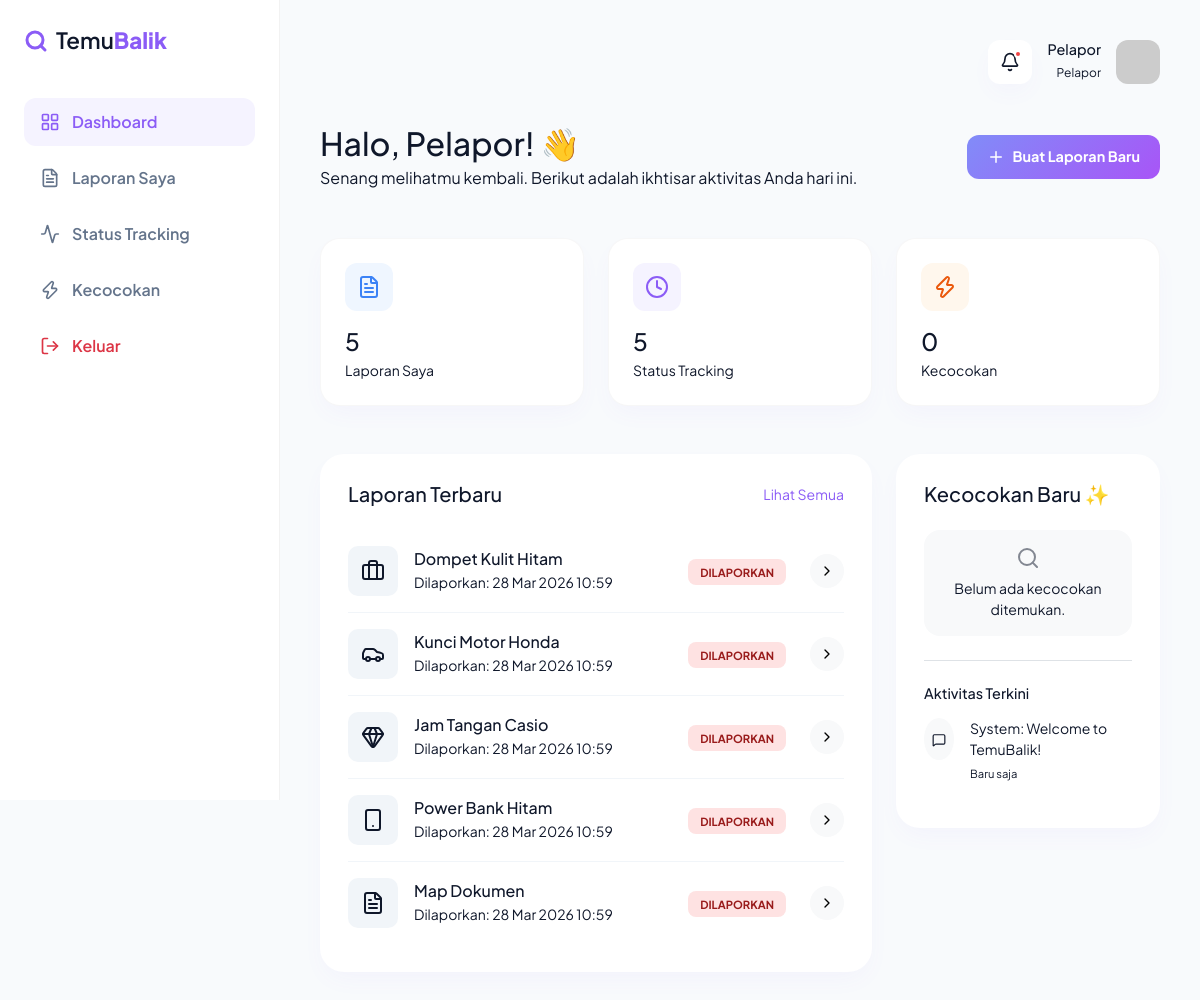
The page /dashboard/ (signed in) on the database its author committed.
### tables this page shows
CREATE TABLE IF NOT EXISTS laporan_kehilangan (
    id INT AUTO_INCREMENT PRIMARY KEY,
    nama_barang VARCHAR(100) NOT NULL,
    kategori VARCHAR(50) NOT NULL,
    deskripsi TEXT,
    tanggal_hilang DATETIME NOT NULL,
    lokasi_hilang VARCHAR(255) NOT NULL,
    foto VARCHAR(255),
    status ENUM('dilaporkan', 'ditemukan', 'diserahkan', 'ditutup') DEFAULT 'dilaporkan',
    created_by INT NOT NULL,
    created_at TIMESTAMP DEFAULT CURRENT_TIMESTAMP,
    updated_at TIMESTAMP DEFAULT CURRENT_TIMESTAMP ON UPDATE CURRENT_TIMESTAMP,
    FOREIGN KEY (created_by) REFERENCES users(id) ON DELETE CASCADE,
    INDEX idx_status (status),
    INDEX idx_kategori (kategori),
    INDEX idx_created_by (created_by)
);

### dashboard/index.php (the view, shortened to what the rows shown need)
<?php
require_once '../config/database.php';
require_once '../config/auth.php';
$user = getCurrentUser();
$role = $user['role'];
$stats = [];
$recent_items = [];
if ($role === 'petugas') {
    $res1 = $conn->query('SELECT COUNT(*) as total FROM barang_temuan WHERE status = "disimpan"');
    $stats['barang_disimpan'] = (int) ($res1->fetch_assoc()['total'] ?? 0);
    $res2 = $conn->query('SELECT COUNT(*) as total FROM laporan_kehilangan WHERE status = "dilaporkan"');
    $stats['laporan_masuk'] = (int) ($res2->fetch_assoc()['total'] ?? 0);
    $res3 = $conn->query('SELECT COUNT(*) as total FROM matching');
    $stats['matching_total'] = (int) ($res3->fetch_assoc()['total'] ?? 0);
    $res4 = $conn->query('SELECT COUNT(*) as total FROM penyerahan_barang');
    $stats['verifikasi_total'] = (int) ($res4->fetch_assoc()['total'] ?? 0);
    $recent_query = 'SELECT id, nama_barang, kategori, status, created_at, foto FROM barang_temuan ORDER BY created_at DESC LIMIT 5';
    $recent_items = $conn->query($recent_query);
} else {
    $stmt = safePrepare($conn, 'SELECT id, nama_barang, kategori, status, created_at, foto FROM laporan_kehilangan WHERE created_by = ? ORDER BY created_at DESC LIMIT 5');
    $stmt->bind_param('i', $user['id']);
    $stmt->execute();
    $recent_items = $stmt->get_result();
}
?>
<!DOCTYPE html>
<html lang="id">
<head>
    <link href="https://cdn.jsdelivr.net/npm/bootstrap@5.3.2/dist/css/bootstrap.min.css" rel="stylesheet">
</head>
<body>
    <main class="main-content">
        <section class="mb-5">
            <div class="row align-items-center">
                <div class="col-md-8">
                    <h2 class="fw-800 mb-1">Halo, <?= explode(' ', trim($user['name']))[0] ?>! 👋</h2>
                </div>
        </section>
        <div class="row g-4">
            <div class="col-xl-8">
                <div class="content-card">
                    <div class="item-list">
                        <?php if ($recent_items && $recent_items->num_rows > 0): ?>
                            <?php while ($row = $recent_items->fetch_assoc()):
                                $icon = getCategoryIcon($row['kategori'] ?? '');
                                $has_photo = !empty($row['foto']) && file_exists(dirname(__DIR__) . '/uploads/' . $row['foto']);
                                $status_class = 'pill-info';
                                if($row['status'] == 'dilaporkan' || $row['status'] == 'hilang') $status_class = 'pill-danger';
                            ?>
                            <div class="item-row">
                                <div class="item-img">
                                    <?php if ($has_photo): ?>
                                        <img src="../uploads/<?= htmlspecialchars($row['foto']) ?>" alt="Foto Barang" class="item-photo">
                                    <?php else: ?>
                                        <i data-lucide="<?= $icon ?>" class="text-slate"></i>
                                    <?php endif; ?>
                                </div>
                                <div class="flex-grow-1">
                                    <h6 class="mb-1 fw-700"><?= htmlspecialchars($row['nama_barang']) ?></h6>
                                    <p class="text-slate small mb-0"><?= $role === 'petugas' ? 'Dicatat' : 'Dilaporkan' ?>: <?= formatDateID($row['created_at']) ?></p>
                                </div>
                                <div class="text-end me-4 d-none d-md-block">
                                    <span class="status-pill <?= $status_class ?>"><?= ucfirst($row['status']) ?></span>
                                </div>
                                <a href="<?php if($role === 'petugas'): echo '../barang_temuan/edit.php?id=' . $row['id']; else: echo '../laporan_kehilangan/detail.php?id=' . $row['id']; endif; ?>" class="btn btn-light btn-sm rounded-pill"><i data-lucide="chevron-right" width="16"></i></a>
                            </div>
                            <?php endwhile; ?>
                        <?php else: ?>
                            <div class="text-center py-5">
                                <p class="text-slate">Tidak ada data terbaru.</p>
                            </div>
                        <?php endif; ?>
                    </div>
                </div>
            </div>
        </div>
    </main>
</body>
</html>

### rows shown on the page
laporan_kehilangan: nama_barang "Dompet Kulit Hitam", created_at "28 Mar 2026 10:59", status "DILAPORKAN"
laporan_kehilangan: nama_barang "Kunci Motor Honda", created_at "28 Mar 2026 10:59", status "DILAPORKAN"
laporan_kehilangan: nama_barang "Jam Tangan Casio", created_at "28 Mar 2026 10:59", status "DILAPORKAN"
laporan_kehilangan: nama_barang "Power Bank Hitam", created_at "28 Mar 2026 10:59", status "DILAPORKAN"
laporan_kehilangan: nama_barang "Map Dokumen", created_at "28 Mar 2026 10:59", status "DILAPORKAN"

### other values the page prints
$user['name'] "Pelapor"
$role "Pelapor"
explode(' ', trim($user['name']))[0] "Pelapor"
$stats['laporan_saya'] "5"
$stats['status_tracking'] "5"
$stats['kecocokan'] "0"
